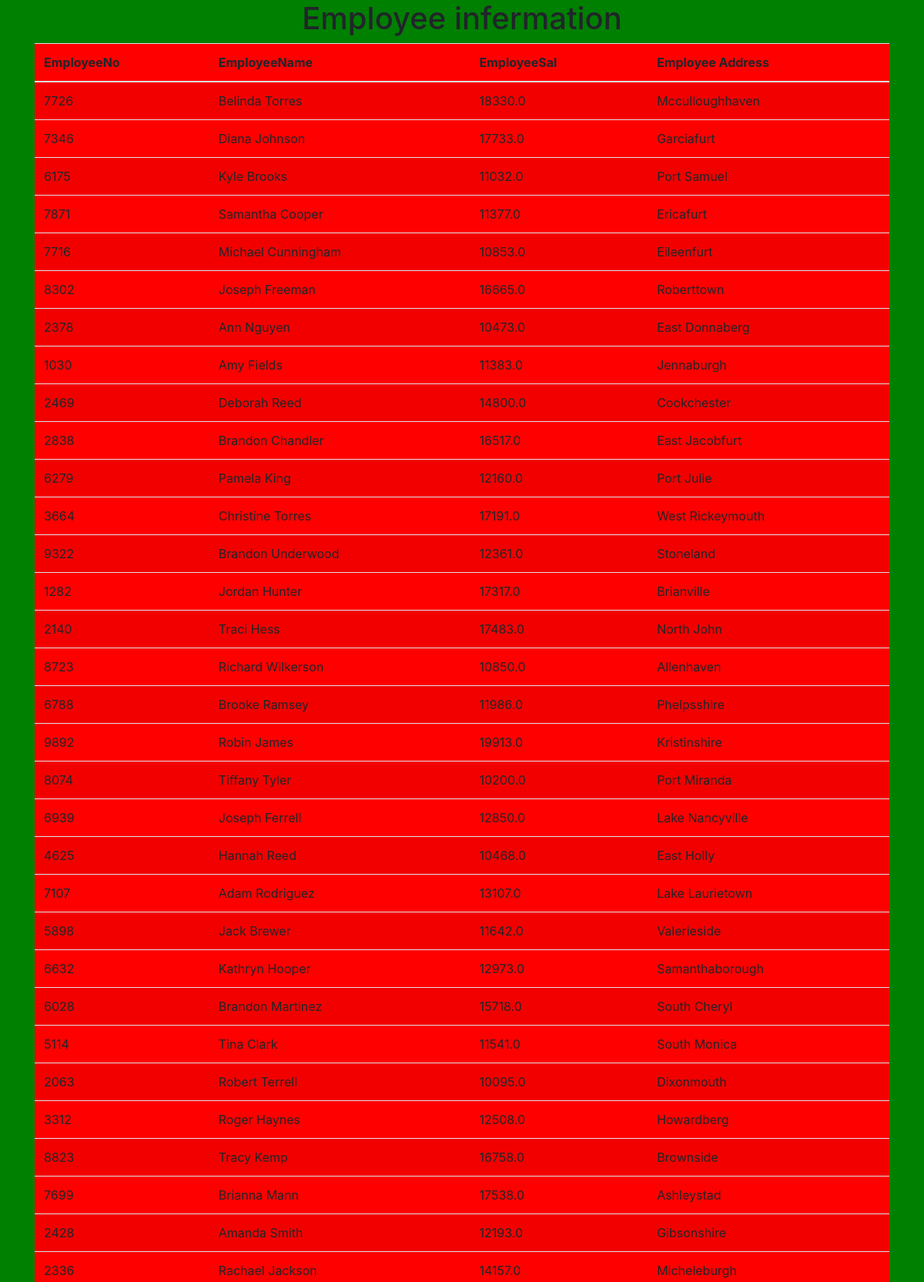
The page / (upper part) on the database its author committed.
### testapp/models.py (models this page shows)
class Employee(models.Model):
    eno=models.IntegerField()
    ename=models.CharField(max_length=50)
    esal=models.FloatField()
    eaddr=models.CharField(max_length=100)

### testapp/views.py (the view)
# urls.py: path('',views.retrive_view),
def retrive_view(request):
    emp_list=Employee.objects.all()
    return render(request,'testapp/index.html',{'emp_list':emp_list})

### templates/testapp/index.html (shortened to what this page needs)
<!DOCTYPE html>
{% extends "testapp/base.html" %}
{% block body_block %}
     <div class="container" align="center">
        <h1>Employee infermation</h1>
        <table class="table table-striped">
           <thead>
               <th>EmployeeNo</th>
               <th>EmployeeName</th>
               <th>EmployeeSal</th>
               <th>Employee Address</th>
           </thead>
           {% for emp in emp_list%}
           <tr>
               <td>{{emp.eno}}</td>
               <td>{{emp.ename}}</td>
               <td>{{emp.esal}}</td>
               <td>{{emp.eaddr}}</td>
           </tr>
           {% endfor %}
        </table>
     </div>
{% endblock  %}

### templates/testapp/base.html (shortened to what this page needs)
<!DOCTYPE html>
<html lang="en">
<head>
    <link rel="stylesheet" href="https://cdn.jsdelivr.net/npm/bootstrap@4.3.1/dist/css/bootstrap.min.css"
>
</head>
<body>
    {% block body_block %}
    {% endblock  %}
</body>
</html>

### templates/testapp/base.html (style rules this page uses)
body { background: green; }
table { background-color: red; }

### rows shown on the page
Employee: eno "7726", ename "Belinda Torres", esal "18330.0", eaddr "Mcculloughhaven"
Employee: eno "7346", ename "Diana Johnson", esal "17733.0", eaddr "Garciafurt"
Employee: eno "6175", ename "Kyle Brooks", esal "11032.0", eaddr "Port Samuel"
Employee: eno "7871", ename "Samantha Cooper", esal "11377.0", eaddr "Ericafurt"
Employee: eno "7716", ename "Michael Cunningham", esal "10853.0", eaddr "Eileenfurt"
Employee: eno "8302", ename "Joseph Freeman", esal "16665.0", eaddr "Roberttown"
Employee: eno "2378", ename "Ann Nguyen", esal "10473.0", eaddr "East Donnaberg"
Employee: eno "1030", ename "Amy Fields", esal "11383.0", eaddr "Jennaburgh"
Employee: eno "2469", ename "Deborah Reed", esal "14800.0", eaddr "Cookchester"
Employee: eno "2838", ename "Brandon Chandler", esal "16517.0", eaddr "East Jacobfurt"
Employee: eno "6279", ename "Pamela King", esal "12160.0", eaddr "Port Julie"
Employee: eno "3664", ename "Christine Torres", esal "17191.0", eaddr "West Rickeymouth"
Employee: eno "9322", ename "Brandon Underwood", esal "12361.0", eaddr "Stoneland"
Employee: eno "1282", ename "Jordan Hunter", esal "17317.0", eaddr "Brianville"
Employee: eno "2140", ename "Traci Hess", esal "17483.0", eaddr "North John"
Employee: eno "8723", ename "Richard Wilkerson", esal "10850.0", eaddr "Allenhaven"
Employee: eno "6788", ename "Brooke Ramsey", esal "11986.0", eaddr "Phelpsshire"
Employee: eno "9892", ename "Robin James", esal "19913.0", eaddr "Kristinshire"
Employee: eno "8074", ename "Tiffany Tyler", esal "10200.0", eaddr "Port Miranda"
Employee: eno "6939", ename "Joseph Ferrell", esal "12850.0", eaddr "Lake Nancyville"
Employee: eno "4625", ename "Hannah Reed", esal "10468.0", eaddr "East Holly"
Employee: eno "7107", ename "Adam Rodriguez", esal "13107.0", eaddr "Lake Laurietown"
Employee: eno "5898", ename "Jack Brewer", esal "11642.0", eaddr "Valerieside"
Employee: eno "6632", ename "Kathryn Hooper", esal "12973.0", eaddr "Samanthaborough"
Employee: eno "6028", ename "Brandon Martinez", esal "15718.0", eaddr "South Cheryl"
Employee: eno "5114", ename "Tina Clark", esal "11541.0", eaddr "South Monica"
Employee: eno "2063", ename "Robert Terrell", esal "10095.0", eaddr "Dixonmouth"
Employee: eno "3312", ename "Roger Haynes", esal "12508.0", eaddr "Howardberg"
Employee: eno "8823", ename "Tracy Kemp", esal "16758.0", eaddr "Brownside"
Employee: eno "7699", ename "Brianna Mann", esal "17538.0", eaddr "Ashleystad"
Employee: eno "2428", ename "Amanda Smith", esal "12193.0", eaddr "Gibsonshire"
Employee: eno "2336", ename "Rachael Jackson", esal "14157.0", eaddr "Micheleburgh"
